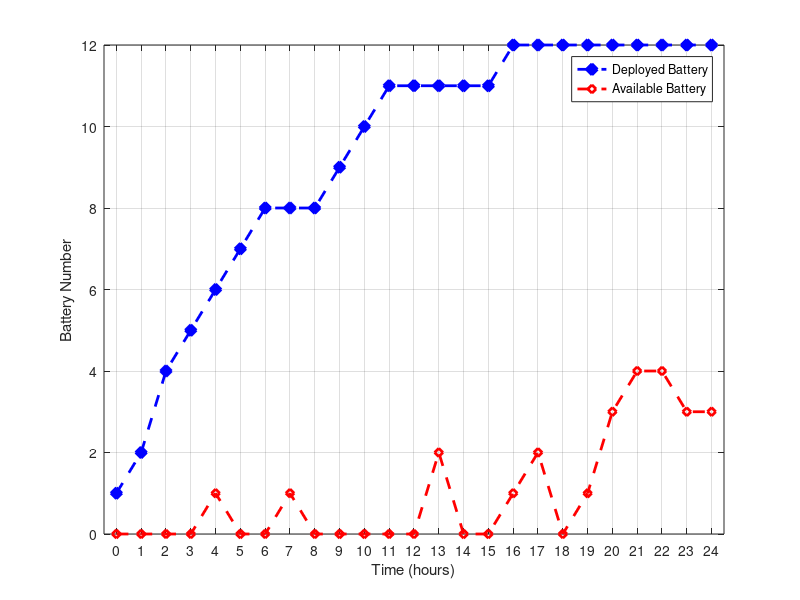

Write the MATLAB code that produced this figure.
% 定义时间（分钟）和最大库存需求数据
time_minutes = [0,60,120,180,240,300,360,420,480,540,600,660,720,780,840,900,960,1020,1080,1140,1200,1260,1320,1380,1440];
max_stock_demand = [1, 2, 4, 5, 6, 7, 8, 8, 8, 9, 10, 11, 11, 11, 11, 11, 12, 12, 12, 12, 12, 12, 12, 12, 12];

% 将时间从分钟转换为小时，并确定唯一的小时标记
time_hours = time_minutes / 60;
unique_hours = unique(time_hours); % 获取所有不重复的小时值
now_use = [0,0,0,0,1,0,0,1,0,0,0,0,0,2,0,0,1,2,0,1,3,4,4,3,3];
% 绘制图表
figure;
plot(time_hours, max_stock_demand, '--d', 'Color', 'blue', 'MarkerEdgeColor', 'blue', 'MarkerFaceColor', 'blue', 'LineWidth', 2, 'MarkerSize', 8); % 使用蓝色圈圈标记数据点
hold on; % 保持图形，以便在同一图上绘制另一个序列

% 绘制现在使用电池数量
plot(time_hours, now_use, '--d', 'Color', 'red', 'MarkerEdgeColor', 'red', 'MarkerFaceColor', 'none', 'LineWidth', 2, 'MarkerSize', 6); % 使用红色方块标记数据点，不填充颜色

% 设置横坐标刻度为每小时，并确保标签只显示整数小时
xticks(unique_hours);
xticklabels(unique_hours);

xlabel('Time (hours)');
ylabel('Battery Number');
legend('Deployed Battery', 'Available Battery');
%xlabel('时间 (小时)');
%legend('配置电池', '可用电池');
grid on; % 显示网格

% 为了让刻度更加整齐，可以考虑对横坐标范围进行微调，保证起始和结束都显示在刻度上
xlim([min(unique_hours)-0.5, max(unique_hours)+0.5]);